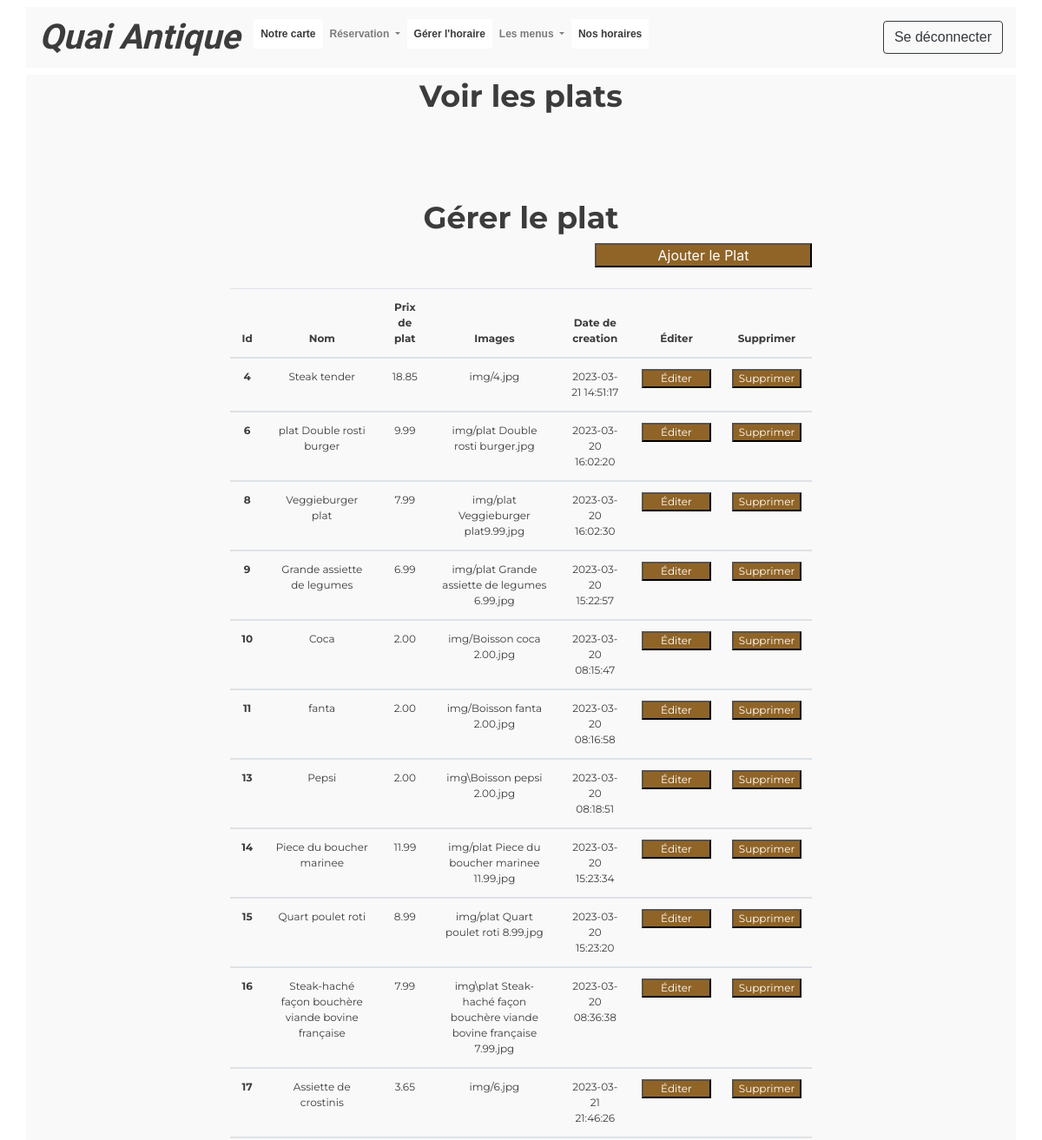
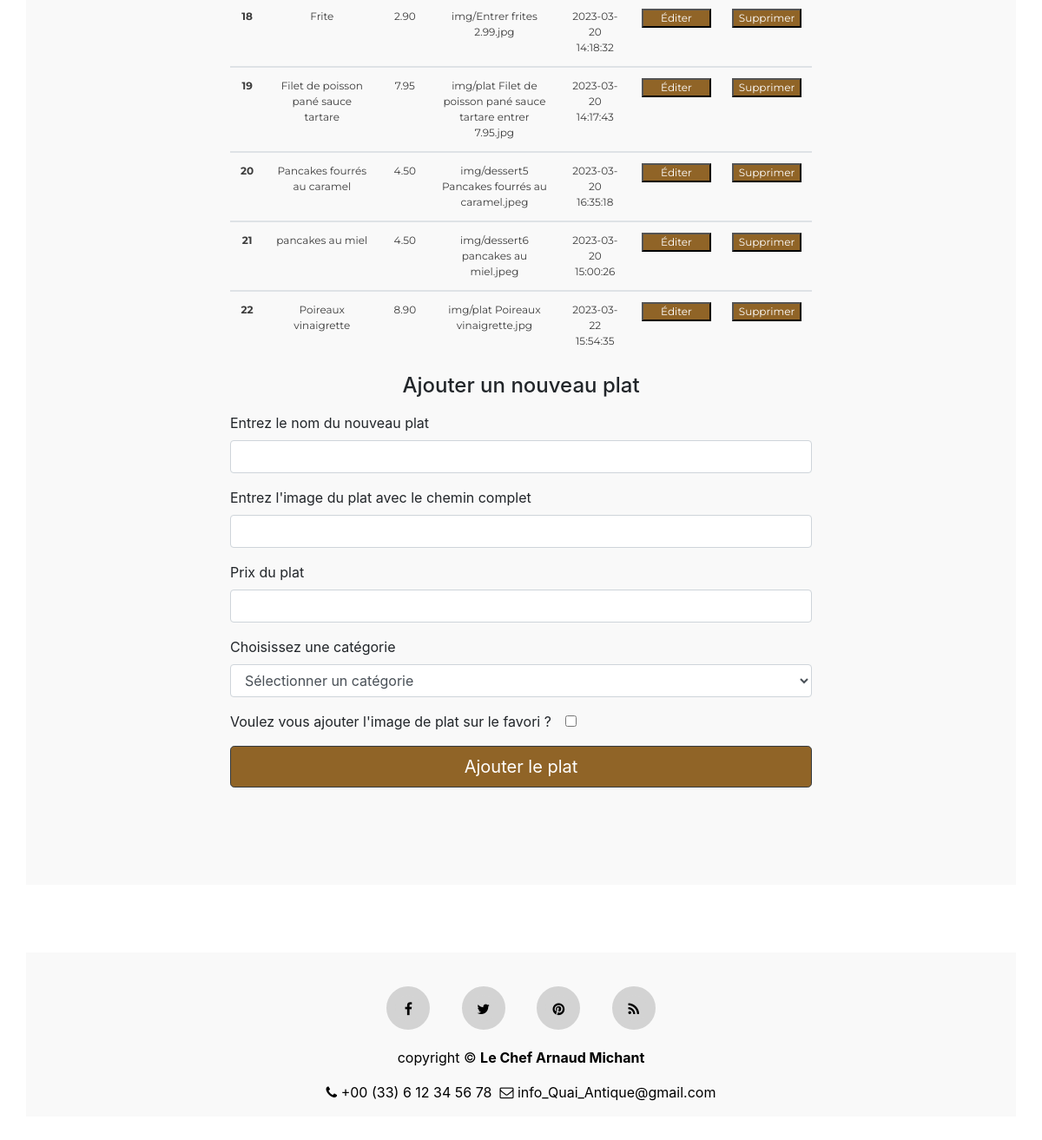
Page /view_food.php (signed in) on the committed database (2 pictures, top to bottom).
### tables this page shows
CREATE TABLE `foods` (
  `Id` int(11) NOT NULL,
  `name` varchar(200) NOT NULL,
  `price` decimal(10,2) NOT NULL,
  `creationdate` timestamp NULL DEFAULT current_timestamp() ON UPDATE current_timestamp(),
  `image` varchar(200) NOT NULL,
  `signature` tinyint(1) DEFAULT NULL,
  `category_id` int(11) DEFAULT NULL
);

### manage.food.inc.php (the view, shortened to what this page needs)
<?php
require "header.php";
?>
<div class="container"><br><br>
    <h3 class="text-center menuTitle"><br>Gérer le plat</h3>
    <div class="col-md-8 offset-md-2">
    <?php
    require 'includes/dbh.inc.php';
    echo" <div style='text-align: right;'><button class='foodaddbutton' type='button'><a href='#foodform'>Ajouter le Plat</button></a></div><br>";
    if(isset($_SESSION['role']) ){$role=($_SESSION['role']);};
    if( (isset($_SESSION['user_id']) && (isset($_SESSION['role']))  )) {
        if($role==2){
            $sql = "SELECT * FROM foods";
            $result = $conn->query($sql);
            if ($result->num_rows > 0) {
                echo'
                <table class="table table-hover table-responsive-sm text-center">
                    <thead>
                        <tr>
                            <th scope="col" class="schedulehour">Id</th>
                            <th scope="col" class="schedulehour">Nom </th>
                            <th scope="col" class="schedulehour">Prix de plat</th>
                            <th scope="col" class="schedulehour">Images</th>
                            <th scope="col" class="schedulehour">Date de creation</th>
                            <th scope="col" class="schedulehour">Éditer</th>
                            <th scope="col" class="schedulehour">Supprimer</th>
                        </tr>
                    </thead> ';
                while($row = $result->fetch_assoc()) {
                    echo"
                    <tbody>
                        <tr>
                            <th scope='row' class='schedulehour'>".$row["Id"]."</th>
                            <td class='schedulehour'>".$row["name"]."</td>
                            <td class='schedulehour'>".$row["price"]."</td>
                            <td class='schedulehour'>".$row["image"]."</td>
                            <td class='schedulehour'>".$row["creationdate"]."</td>
                            <td class='schedulehour'><button class='reservupdatebutton' type='button'><a href=edit.food.inc.php?foodedit-submit=1&food_id=".$row["Id"]."&signature=".$row["signature"]."&action=update>Éditer</button></td>
                            <td class='schedulehour'><button class='reservupdatebutton' type='button'><a href=includes\delete.php?fooddelete-submit=1&food_id=".$row["Id"]."&action=delete>Supprimer</button></td>
                        </tr>
                    </tbody>";
                }
                echo "</table>";
            }
            else {
                echo "<p class='text-white text-center bg-danger'>Votre liste de réservation est vide !<p>";
            }
        }
    }
    if(isset($_SESSION['user_id'])){
        if($_SESSION['role']==2){
            if( isset($_POST['submit-addmenu'] ) ){
                echo '<h5 class="bg-danger text-center">Le nom du bouton "submit-addfood" est cliqué</h5>';
            } else {
                echo'
                <div class="menu-form">
                    <form action="includes\food.inc.php" id="foodform" method="post">
                        <div class="form-group">
                            <h4>Ajouter un nouveau plat</h4>
                        </div>
                        <div class="form-group">
                            <label>Entrez le nom du nouveau plat</label>
                            <input type="text" class="form-control" name="foodname" id="foodname" required="required">
                        </div>
                        <div class="form-group">
                            <label>Entrez l\'image du plat avec le chemin complet</label>
                            <input type="text" class="form-control" name="foodimage" id="foodimage" required="required">
                        </div>
                        <div class="form-group">
                            <label for="foodprice">Prix du plat</label>
                            <input type="number" class="form-control" name="foodprice" id="foodprice" step="any" required="required">
                        </div>
                        <div class="form-group">
                            <label for="categoryoptions" class="form-label">Choisissez une catégorie</label>';
                            echo '<select class="form-control" id="categoryoptions" name="foodcategory">
                                <option selected>Sélectionner un catégorie</option>';
                            echo '</select>
                        </div>
                        <div class="form-group">
                            <label class="form-check-label" >Voulez vous ajouter l\'image de plat sur le favori ?&nbsp;&nbsp;&nbsp;&nbsp;&nbsp;&nbsp;&nbsp;&nbsp;      </label>
                            <input type="checkbox" class="form-check-input" name="foodsignature" id="foodsignature" style="margin : right;";>
                        </div>
                        <div class="form-group">
                            <button type="submit" name="submit-addfood" id="submit-addfood" class="btn btn-dark btn-lg btn-block">Ajouter le plat</button>
                        </div>
                    </form>
                    <br><br>
                </div>';
            }
        }
        else {
            echo '<p class="text-center"><br>Vous n\'avez aucune autorisation<br><br></p>';
        }
    }
?>
    </div>
</div>
<br><br>

### css/style.css (style rules this page uses)
* { margin:0; padding:0; }
body { overflow-y: scroll; overflow-x: scroll; }
h3 { font-family: 'Petit Formal Script', cursive; font-size: 30px; font-weight: bold; color: #3c3c3c; text-align: center; }
h4 { text-align: center; font-family: 'Lora', serif; font-size: 35px; color: #3c3c3c; }
.schedulehour { padding: auto; margin: 0 !important; font-family: 'Montserrat', sans-serif; font-size: 12px; color: #3c3c3c; text-align: center; }
.container { background: #f9f9f9; }
a:link { color: white; }
.reservupdatebutton { width: 80px; color: #906427 !important; background-color: #906427 !important; }
.reservupdatebutton a { color: white; }
.reservupdatebutton a:link { color: white !important; }
.foodaddbutton { width: 250px; background-color: #906427; }
.foodaddbutton a { color: white !important; }
.btn-dark { background-color: #906427 !important; }
.menuTitle { font-family: 'Montserrat', sans-serif; font-size: 35px; font-weight: bold; color: #3c3c3c; text-align: center; }

### rows in the picture
foods: Id "4", name "Steak tender", price "18.85", image "img/4.jpg", creationdate "2023-03-21 14:51:17"
foods: Id "6", name "plat Double rosti burger", price "9.99", image "img/plat Double rosti burger.jpg", creationdate "2023-03-20 16:02:20"
foods: Id "8", name "Veggieburger plat", price "7.99", image "img/plat Veggieburger plat9.99.jpg", creationdate "2023-03-20 16:02:30"
foods: Id "9", name "Grande assiette de legumes", price "6.99", image "img/plat Grande assiette de legumes 6.99.jpg", creationdate "2023-03-20 15:22:57"
foods: Id "10", name "Coca", price "2.00", image "img/Boisson coca 2.00.jpg", creationdate "2023-03-20 08:15:47"
foods: Id "11", name "fanta", price "2.00", image "img/Boisson fanta 2.00.jpg", creationdate "2023-03-20 08:16:58"
foods: Id "13", name "Pepsi", price "2.00", image "img\\Boisson pepsi 2.00.jpg", creationdate "2023-03-20 08:18:51"
foods: Id "14", name "Piece du boucher marinee", price "11.99", image "img/plat Piece du boucher marinee 11.99.jpg", creationdate "2023-03-20 15:23:34"
foods: Id "15", name "Quart poulet roti", price "8.99", image "img/plat Quart poulet roti 8.99.jpg", creationdate "2023-03-20 15:23:20"
foods: Id "16", name "Steak-haché façon bouchère viande bovine française", price "7.99", image "img\\plat Steak-haché façon bouchère viande bovine française 7.99.jpg", creationdate "2023-03-20 08:36:38"
foods: Id "17", name "Assiette de crostinis", price "3.65", image "img/6.jpg", creationdate "2023-03-21 21:46:26"
foods: Id "18", name "Frite", price "2.90", image "img/Entrer frites 2.99.jpg", creationdate "2023-03-20 14:18:32"
foods: Id "19", name "Filet de poisson pané sauce tartare", price "7.95", image "img/plat Filet de poisson pané sauce tartare entrer 7.95.jpg", creationdate "2023-03-20 14:17:43"
foods: Id "20", name "Pancakes fourrés au caramel", price "4.50", image "img/dessert5 Pancakes fourrés au caramel.jpeg", creationdate "2023-03-20 16:35:18"
foods: Id "21", name "pancakes au miel", price "4.50", image "img/dessert6 pancakes au miel.jpeg", creationdate "2023-03-20 15:00:26"
foods: Id "22", name "Poireaux vinaigrette", price "8.90", image "img/plat Poireaux vinaigrette.jpg", creationdate "2023-03-22 15:54:35"
